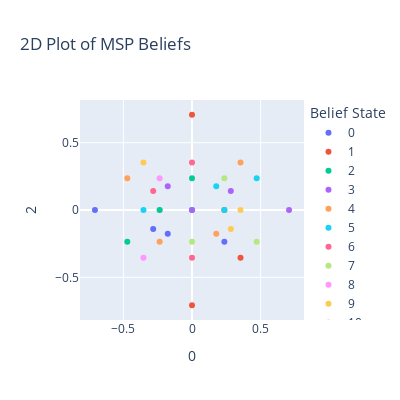

Notebook code cell kept with this figure:
### Code cell
beliefs_3d = vis_pca.transform(list(msp_belief_index.keys()))
colors = px.colors.qualitative.Light24 + px.colors.qualitative.Dark24 + px.colors.qualitative.Plotly

# make a 2d plot using the 0th and 1st dim of beliefs_3d
fig = px.scatter(beliefs_3d, x=0, y=2, 
                 color=[str(i) for i in list(msp_belief_index.values())],
                 title='2D Plot of MSP Beliefs',
                 labels={'x': 'PCA Dimension 1', 'y': 'PCA Dimension 2', 'color': 'Belief State'},
                 color_continuous_scale=colors,
                 size_max=1000)  # Increase the size of the dots

# Make the figure square
fig.update_layout(width=400, height=400)

fig.show()

### Figure 1 — Plotly figure (JSON) as saved in the notebook; plotly's stock layout.template omitted (floating-point values rounded to 4 significant figures)
{"data": [{"hovertemplate": "Belief State=0<br>0=%{x}<br>2=%{y}<extra></extra>", "legendgroup": "0", "marker": {"color": "#636efa", "symbol": "circle"}, "mode": "markers", "name": "0", "orientation": "v", "showlegend": true, "type": "scatter", "x": [-0.1768], "xaxis": "x", "y": [-0.1768], "yaxis": "y"}, {"hovertemplate": "Belief State=1<br>0=%{x}<br>2=%{y}<extra></extra>", "legendgroup": "1", "marker": {"color": "#EF553B", "symbol": "circle"}, "mode": "markers", "name": "1", "orientation": "v", "showlegend": true, "type": "scatter", "x": [0.2357], "xaxis": "x", "y": [4.17e-17], "yaxis": "y"}, {"hovertemplate": "Belief State=2<br>0=%{x}<br>2=%{y}<extra></extra>", "legendgroup": "2", "marker": {"color": "#00cc96", "symbol": "circle"}, "mode": "markers", "name": "2", "orientation": "v", "showlegend": true, "type": "scatter", "x": [-0.4714], "xaxis": "x", "y": [-0.2357], "yaxis": "y"}, {"hovertemplate": "Belief State=3<br>0=%{x}<br>2=%{y}<extra></extra>", "legendgroup": "3", "marker": {"color": "#ab63fa", "symbol": "circle"}, "mode": "markers", "name": "3", "orientation": "v", "showlegend": true, "type": "scatter", "x": [0.7071], "xaxis": "x", "y": [-5.328e-16], "yaxis": "y"}, {"hovertemplate": "Belief State=4<br>0=%{x}<br>2=%{y}<extra></extra>", "legendgroup": "4", "marker": {"color": "#FFA15A", "symbol": "circle"}, "mode": "markers", "name": "4", "orientation": "v", "showlegend": true, "type": "scatter", "x": [0.3536], "xaxis": "x", "y": [0.3536], "yaxis": "y"}, {"hovertemplate": "Belief State=5<br>0=%{x}<br>2=%{y}<extra></extra>", "legendgroup": "5", "marker": {"color": "#19d3f3", "symbol": "circle"}, "mode": "markers", "name": "5", "orientation": "v", "showlegend": true, "type": "scatter", "x": [0.4714], "xaxis": "x", "y": [0.2357], "yaxis": "y"}, {"hovertemplate": "Belief State=6<br>0=%{x}<br>2=%{y}<extra></extra>", "legendgroup": "6", "marker": {"color": "#FF6692", "symbol": "circle"}, "mode": "markers", "name": "6", "orientation": "v", "showlegend": true, "type": "scatter", "x": [-4.372e-16], "xaxis": "x", "y": [0.3536], "yaxis": "y"}, {"hovertemplate": "Belief State=7<br>0=%{x}<br>2=%{y}<extra></extra>", "legendgroup": "7", "marker": {"color": "#B6E880", "symbol": "circle"}, "mode": "markers", "name": "7", "orientation": "v", "showlegend": true, "type": "scatter", "x": [0.4714], "xaxis": "x", "y": [-0.2357], "yaxis": "y"}, {"hovertemplate": "Belief State=8<br>0=%{x}<br>2=%{y}<extra></extra>", "legendgroup": "8", "marker": {"color": "#FF97FF", "symbol": "circle"}, "mode": "markers", "name": "8", "orientation": "v", "showlegend": true, "type": "scatter", "x": [-0.3536], "xaxis": "x", "y": [-0.3536], "yaxis": "y"}, {"hovertemplate": "Belief State=9<br>0=%{x}<br>2=%{y}<extra></extra>", "legendgroup": "9", "marker": {"color": "#FECB52", "symbol": "circle"}, "mode": "markers", "name": "9", "orientation": "v", "showlegend": true, "type": "scatter", "x": [0.3536], "xaxis": "x", "y": [-2.734e-16], "yaxis": "y"}, {"hovertemplate": "Belief State=10<br>0=%{x}<br>2=%{y}<extra></extra>", "legendgroup": "10", "marker": {"color": "#636efa", "symbol": "circle"}, "mode": "markers", "name": "10", "orientation": "v", "showlegend": true, "type": "scatter", "x": [-0.7071], "xaxis": "x", "y": [-5.363e-16], "yaxis": "y"}, {"hovertemplate": "Belief State=11<br>0=%{x}<br>2=%{y}<extra></extra>", "legendgroup": "11", "marker": {"color": "#EF553B", "symbol": "circle"}, "mode": "markers", "name": "11", "orientation": "v", "showlegend": true, "type": "scatter", "x": [0.3536], "xaxis": "x", "y": [-0.3536], "yaxis": "y"}, {"hovertemplate": "Belief State=12<br>0=%{x}<br>2=%{y}<extra></extra>", "legendgroup": "12", "marker": {"color": "#00cc96", "symbol": "circle"}, "mode": "markers", "name": "12", "orientation": "v", "showlegend": true, "type": "scatter", "x": [-3.17e-16], "xaxis": "x", "y": [0.2357], "yaxis": "y"}, {"hovertemplate": "Belief State=13<br>0=%{x}<br>2=%{y}<extra></extra>", "legendgroup": "13", "marker": {"color": "#ab63fa", "symbol": "circle"}, "mode": "markers", "name": "13", "orientation": "v", "showlegend": true, "type": "scatter", "x": [-0.1768], "xaxis": "x", "y": [0.1768], "yaxis": "y"}, {"hovertemplate": "Belief State=14<br>0=%{x}<br>2=%{y}<extra></extra>", "legendgroup": "14", "marker": {"color": "#FFA15A", "symbol": "circle"}, "mode": "markers", "name": "14", "orientation": "v", "showlegend": true, "type": "scatter", "x": [0.1768], "xaxis": "x", "y": [-0.1768], "yaxis": "y"}, {"hovertemplate": "Belief State=15<br>0=%{x}<br>2=%{y}<extra></extra>", "legendgroup": "15", "marker": {"color": "#19d3f3", "symbol": "circle"}, "mode": "markers", "name": "15", "orientation": "v", "showlegend": true, "type": "scatter", "x": [-0.3536], "xaxis": "x", "y": [-2.751e-16], "yaxis": "y"}, {"hovertemplate": "Belief State=16<br>0=%{x}<br>2=%{y}<extra></extra>", "legendgroup": "16", "marker": {"color": "#FF6692", "symbol": "circle"}, "mode": "markers", "name": "16", "orientation": "v", "showlegend": true, "type": "scatter", "x": [-3.678e-16], "xaxis": "x", "y": [-0.3536], "yaxis": "y"}, {"hovertemplate": "Belief State=17<br>0=%{x}<br>2=%{y}<extra></extra>", "legendgroup": "17", "marker": {"color": "#B6E880", "symbol": "circle"}, "mode": "markers", "name": "17", "orientation": "v", "showlegend": true, "type": "scatter", "x": [-2.707e-16], "xaxis": "x", "y": [-0.2357], "yaxis": "y"}, {"hovertemplate": "Belief State=18<br>0=%{x}<br>2=%{y}<extra></extra>", "legendgroup": "18", "marker": {"color": "#FF97FF", "symbol": "circle"}, "mode": "markers", "name": "18", "orientation": "v", "showlegend": true, "type": "scatter", "x": [-0.2357], "xaxis": "x", "y": [0.2357], "yaxis": "y"}, {"hovertemplate": "Belief State=19<br>0=%{x}<br>2=%{y}<extra></extra>", "legendgroup": "19", "marker": {"color": "#FECB52", "symbol": "circle"}, "mode": "markers", "name": "19", "orientation": "v", "showlegend": true, "type": "scatter", "x": [0.2828], "xaxis": "x", "y": [-0.1414], "yaxis": "y"}, {"hovertemplate": "Belief State=20<br>0=%{x}<br>2=%{y}<extra></extra>", "legendgroup": "20", "marker": {"color": "#636efa", "symbol": "circle"}, "mode": "markers", "name": "20", "orientation": "v", "showlegend": true, "type": "scatter", "x": [-0.2828], "xaxis": "x", "y": [-0.1414], "yaxis": "y"}, {"hovertemplate": "Belief State=21<br>0=%{x}<br>2=%{y}<extra></extra>", "legendgroup": "21", "marker": {"color": "#EF553B", "symbol": "circle"}, "mode": "markers", "name": "21", "orientation": "v", "showlegend": true, "type": "scatter", "x": [-7.981e-16], "xaxis": "x", "y": [0.7071], "yaxis": "y"}, {"hovertemplate": "Belief State=22<br>0=%{x}<br>2=%{y}<extra></extra>", "legendgroup": "22", "marker": {"color": "#00cc96", "symbol": "circle"}, "mode": "markers", "name": "22", "orientation": "v", "showlegend": true, "type": "scatter", "x": [-7.641e-17], "xaxis": "x", "y": [-1.388e-17], "yaxis": "y"}, {"hovertemplate": "Belief State=23<br>0=%{x}<br>2=%{y}<extra></extra>", "legendgroup": "23", "marker": {"color": "#ab63fa", "symbol": "circle"}, "mode": "markers", "name": "23", "orientation": "v", "showlegend": true, "type": "scatter", "x": [0.2828], "xaxis": "x", "y": [0.1414], "yaxis": "y"}, {"hovertemplate": "Belief State=24<br>0=%{x}<br>2=%{y}<extra></extra>", "legendgroup": "24", "marker": {"color": "#FFA15A", "symbol": "circle"}, "mode": "markers", "name": "24", "orientation": "v", "showlegend": true, "type": "scatter", "x": [-0.2357], "xaxis": "x", "y": [-0.2357], "yaxis": "y"}, {"hovertemplate": "Belief State=25<br>0=%{x}<br>2=%{y}<extra></extra>", "legendgroup": "25", "marker": {"color": "#19d3f3", "symbol": "circle"}, "mode": "markers", "name": "25", "orientation": "v", "showlegend": true, "type": "scatter", "x": [0.1768], "xaxis": "x", "y": [0.1768], "yaxis": "y"}, {"hovertemplate": "Belief State=26<br>0=%{x}<br>2=%{y}<extra></extra>", "legendgroup": "26", "marker": {"color": "#FF6692", "symbol": "circle"}, "mode": "markers", "name": "26", "orientation": "v", "showlegend": true, "type": "scatter", "x": [-0.2828], "xaxis": "x", "y": [0.1414], "yaxis": "y"}, {"hovertemplate": "Belief State=27<br>0=%{x}<br>2=%{y}<extra></extra>", "legendgroup": "27", "marker": {"color": "#B6E880", "symbol": "circle"}, "mode": "markers", "name": "27", "orientation": "v", "showlegend": true, "type": "scatter", "x": [0.2357], "xaxis": "x", "y": [0.2357], "yaxis": "y"}, {"hovertemplate": "Belief State=28<br>0=%{x}<br>2=%{y}<extra></extra>", "legendgroup": "28", "marker": {"color": "#FF97FF", "symbol": "circle"}, "mode": "markers", "name": "28", "orientation": "v", "showlegend": true, "type": "scatter", "x": [-0.2357], "xaxis": "x", "y": [-1.88e-16], "yaxis": "y"}, {"hovertemplate": "Belief State=29<br>0=%{x}<br>2=%{y}<extra></extra>", "legendgroup": "29", "marker": {"color": "#FECB52", "symbol": "circle"}, "mode": "markers", "name": "29", "orientation": "v", "showlegend": true, "type": "scatter", "x": [-0.3536], "xaxis": "x", "y": [0.3536], "yaxis": "y"}, {"hovertemplate": "Belief State=30<br>0=%{x}<br>2=%{y}<extra></extra>", "legendgroup": "30", "marker": {"color": "#636efa", "symbol": "circle"}, "mode": "markers", "name": "30", "orientation": "v", "showlegend": true, "type": "scatter", "x": [0.2357], "xaxis": "x", "y": [-0.2357], "yaxis": "y"}, {"hovertemplate": "Belief State=31<br>0=%{x}<br>2=%{y}<extra></extra>", "legendgroup": "31", "marker": {"color": "#EF553B", "symbol": "circle"}, "mode": "markers", "name": "31", "orientation": "v", "showlegend": true, "type": "scatter", "x": [-6.593e-16], "xaxis": "x", "y": [-0.7071], "yaxis": "y"}, {"hovertemplate": "Belief State=32<br>0=%{x}<br>2=%{y}<extra></extra>", "legendgroup": "32", "marker": {"color": "#00cc96", "symbol": "circle"}, "mode": "markers", "name": "32", "orientation": "v", "showlegend": true, "type": "scatter", "x": [-0.2357], "xaxis": "x", "y": [2.782e-17], "yaxis": "y"}, {"hovertemplate": "Belief State=33<br>0=%{x}<br>2=%{y}<extra></extra>", "legendgroup": "33", "marker": {"color": "#ab63fa", "symbol": "circle"}, "mode": "markers", "name": "33", "orientation": "v", "showlegend": true, "type": "scatter", "x": [-7.647e-17], "xaxis": "x", "y": [2.782e-17], "yaxis": "y"}, {"hovertemplate": "Belief State=34<br>0=%{x}<br>2=%{y}<extra></extra>", "legendgroup": "34", "marker": {"color": "#FFA15A", "symbol": "circle"}, "mode": "markers", "name": "34", "orientation": "v", "showlegend": true, "type": "scatter", "x": [-0.4714], "xaxis": "x", "y": [0.2357], "yaxis": "y"}, {"hovertemplate": "Belief State=35<br>0=%{x}<br>2=%{y}<extra></extra>", "legendgroup": "35", "marker": {"color": "#19d3f3", "symbol": "circle"}, "mode": "markers", "name": "35", "orientation": "v", "showlegend": true, "type": "scatter", "x": [0.2357], "xaxis": "x", "y": [-1.869e-16], "yaxis": "y"}], "layout": {"height": 400, "legend": {"title": {"text": "Belief State"}, "tracegroupgap": 0}, "title": {"text": "2D Plot of MSP Beliefs"}, "width": 400, "xaxis": {"anchor": "y", "domain": [0, 1], "title": {"text": "0"}}, "yaxis": {"anchor": "x", "domain": [0, 1], "title": {"text": "2"}}}}
